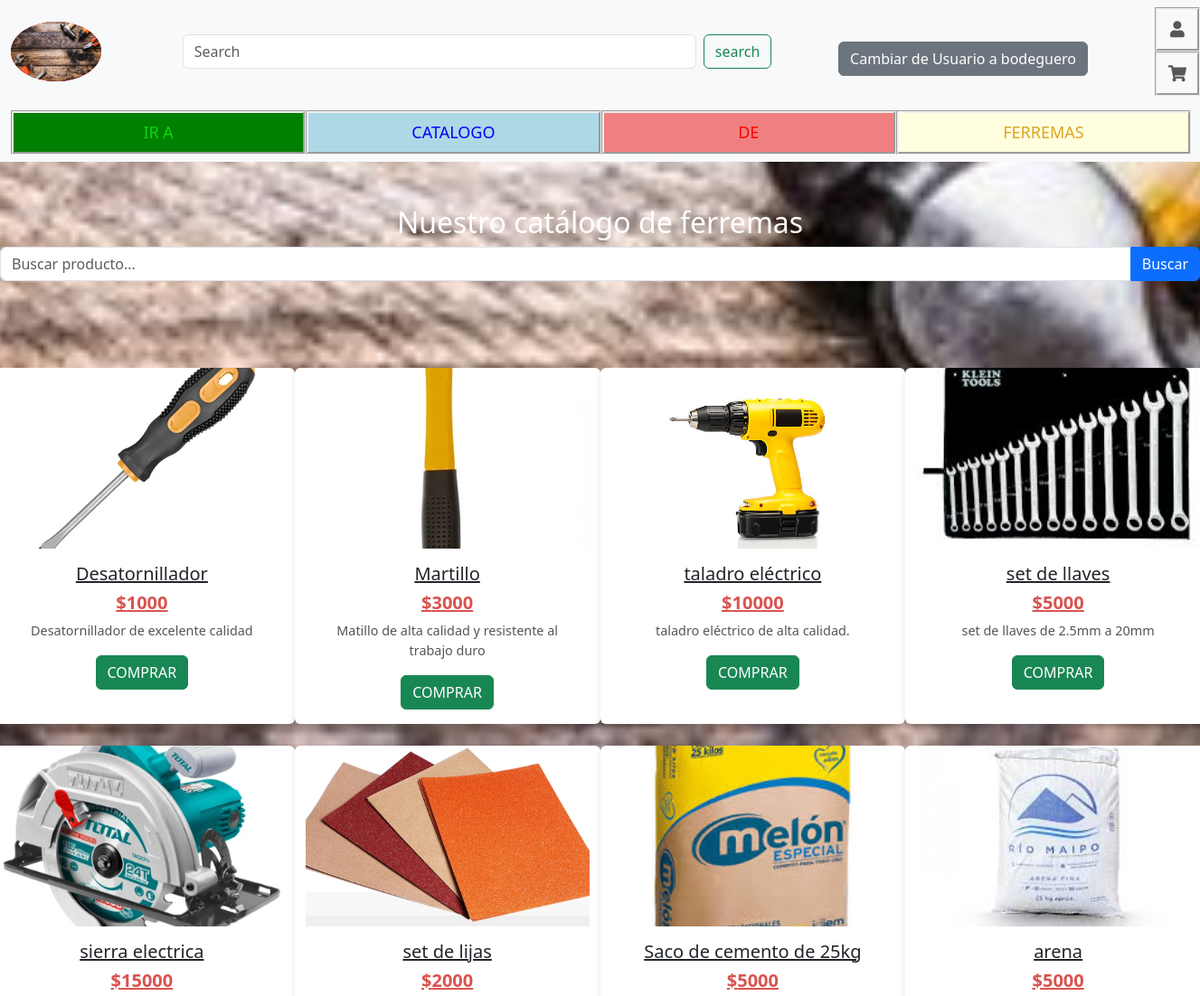
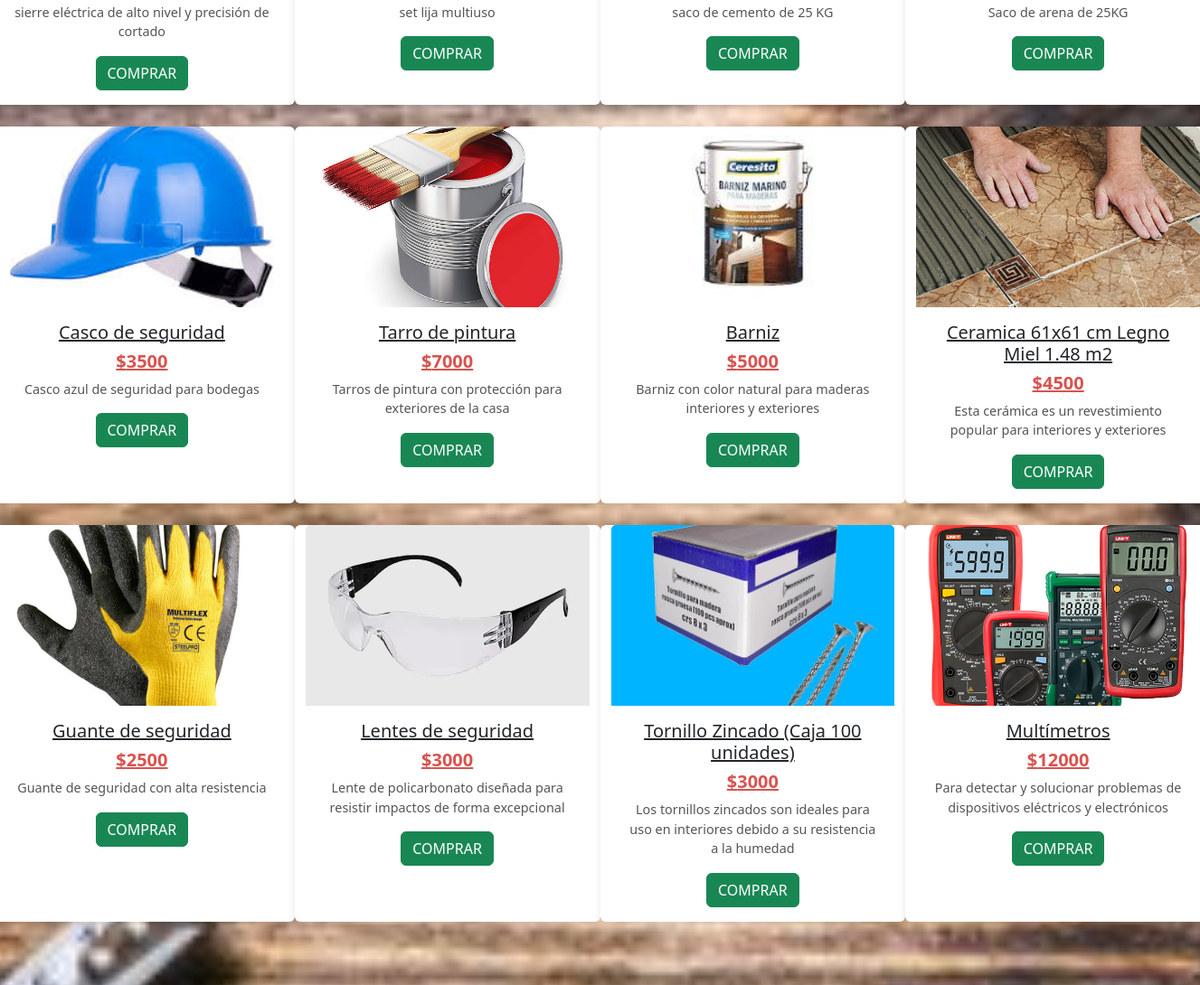
Before: /catalogo/ (upper part) with the older database file (2 pictures, top to bottom).
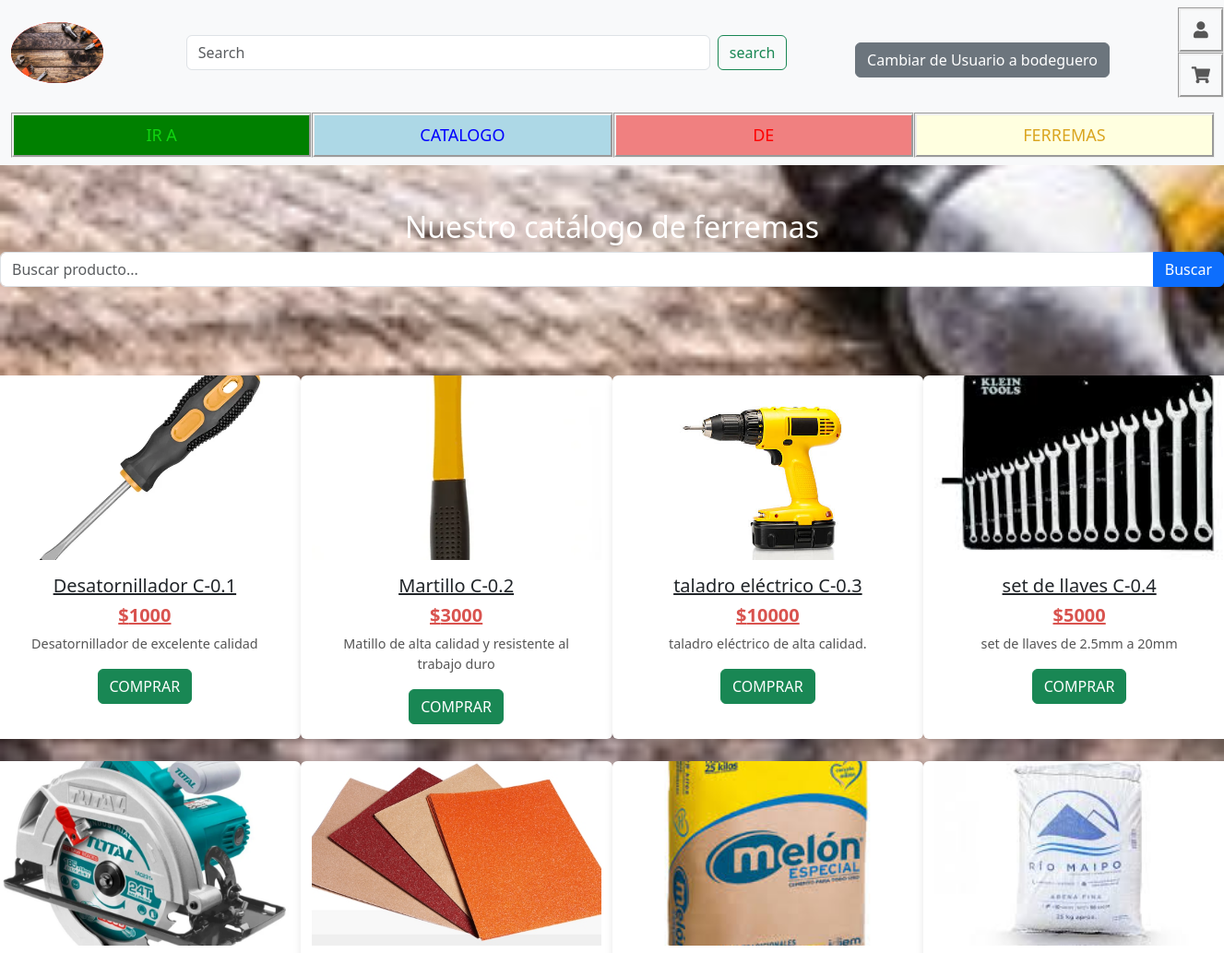
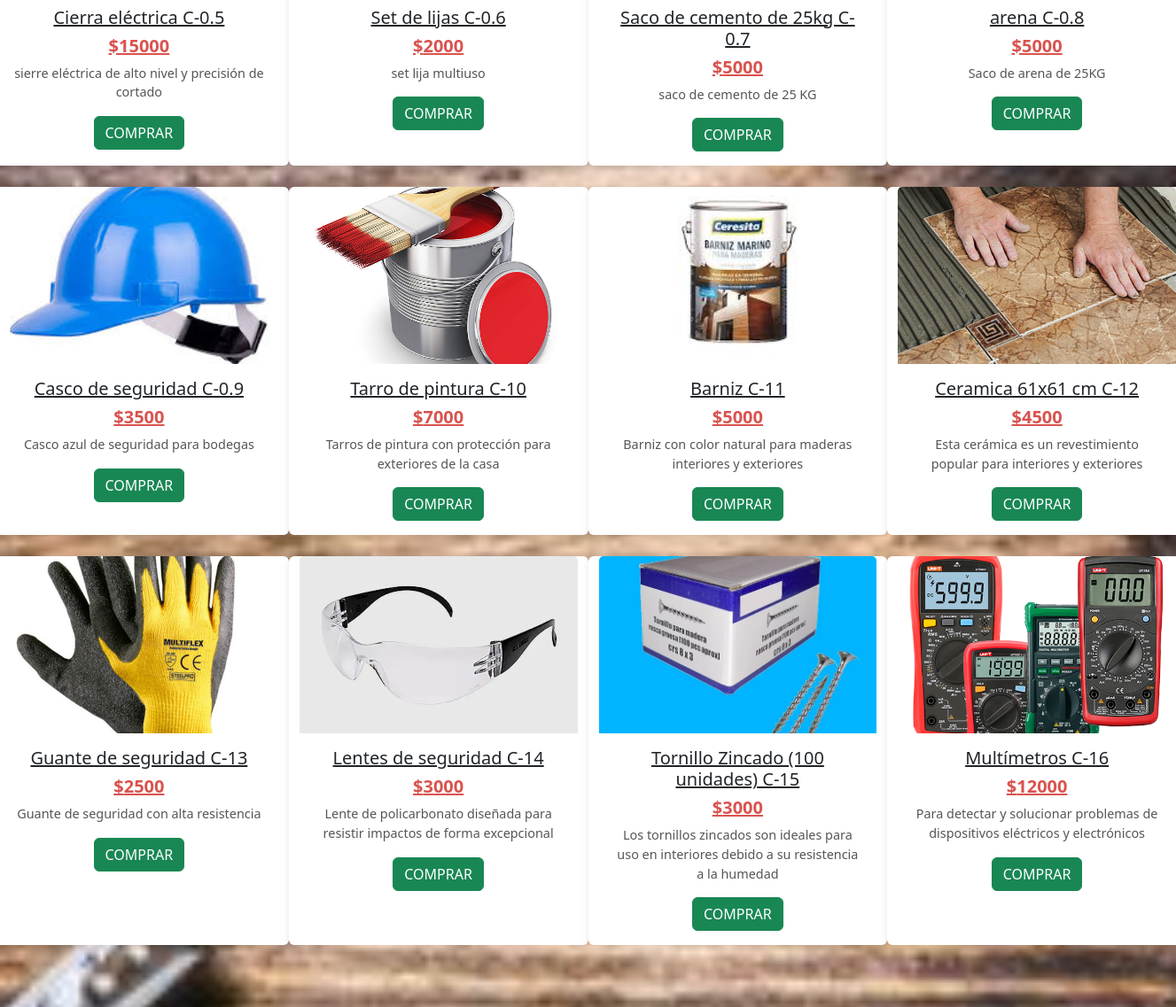
After: the same page with the newer database file (2 pictures, top to bottom).
### ZonaGamers/models.py (models this page shows, shortened)
class Juego(models.Model):
    nombre = models.CharField(max_length=40)
    precio = models.PositiveBigIntegerField()
    descripcion = models.TextField(max_length=100)
    imagen = models.ImageField(upload_to='juegos/', blank=True, null=True)

### ZonaGamers/views/render_views.py (the view)
# urls.py: path('catalogo/', render_views.catalogo, name="catalogo"),
def catalogo(request):
    query = request.GET.get('q')
    if query:
        juegos = Juego.objects.filter(nombre__icontains=query)
    else:
        juegos = Juego.objects.all()
    context = {
        "juegos": juegos,
        "mensaje_error": None,  # Inicializamos el mensaje de error como None
    }
    if query and not juegos.exists():
        context["mensaje_error"] = "No se encontraron los productos en el catalogo de ferremas."
    return render(request, 'pages/catalogo.html', context)

### ZonaGamers/context_processors.py (called while the page is built)
def user_context_processor(request):
    print(f'User:  {request.user.username}')
    return {
        'username': request.user.username,
        'is_authenticated': request.user.is_authenticated
    }

### ZonaGamers/templates/pages/catalogo.html (shortened to what this page needs)
{% extends '../base/base.html' %}
{% load static %}
{% block content %}
<div class="container mt-5">
  <div class="row">
      <h2 id="titulo_catalogo" class="text-center" style="color: white;">Nuestro catálogo de ferremas</h2>
  </div>
</div>
<div class="row">
    <form method="GET" action="{% url 'catalogo' %}" class="mb-5">
        <div class="input-group">
            <input type="text" class="form-control" name="q" placeholder="Buscar producto...">
            <button class="btn btn-primary" type="submit">Buscar</button>
        </div>
    </form>
</div>
<div class="row mt-5 d-flex card-container">
    {% for juego in juegos %}
    <div class="card card-catalogo col-lg-3 col-md-4 col-6 mb-4 text-center">
        {% if juego.imagen %}
            <img src="{{ juego.imagen.url }}" alt="{{ juego.nombre }}" class="card-img-top img-producto">
        {% else %}
            <img src="{% static 'images/last.avif' %}" alt="{{ juego.nombre }}" class="card-img-top img-producto">
        {% endif %}
        <div class="card-body">
            <h5 class="card-title">{{ juego.nombre }}</h5>
            <h5 class="card-price">${{ juego.precio }}</h5>
            <p class="card-description">{{ juego.descripcion }}</p>
            <a href="{% url 'add_to_cart' juego.id %}" class="btn btn-success btn-block">COMPRAR</a>
        </div>
    </div>
    {% empty %}
        <p>No hay juegos disponibles.</p>
    {% endfor %}
</div>
{% endblock %}

### ZonaGamers/templates/base/base.html (shortened to what this page needs)
<!DOCTYPE html>
<html lang="en">
<head>
    {% load static %}
    <link rel="stylesheet" href="{% static 'css/bootstrap.min.css'%}" />
    <link rel="stylesheet" href="https://cdnjs.cloudflare.com/ajax/libs/font-awesome/5.15.4/css/all.min.css" />
    <link rel="stylesheet" href="{% static 'css/Estilos.css' %}" />
</head>
<body id="body_index" style="background-image: url('{% static 'images/fondoferremas.jpg' %}'); background-size: cover; background-position: center; background-repeat: no-repeat; min-height: 100vh;">
    <header>
        <div>
            <nav class="navbar bg-body-tertiary">
                <div class="container-fluid" id="navbar1">
                    <a class="navbar-brand" href="/"><img src="{% static 'images/ferremass.jpg'%}" class="imagen_redondeada" /></a>
                    <form class="d-flex mx-auto w-50" role="search">
                        <input class="form-control me-2" type="search" placeholder="Search" aria-label="Search" />
                        <button class="btn btn-outline-success" type="submit">search</button>
                    </form>
              <div class="mt-3">
                <a href="{% url 'bodeguero' %}" class="btn btn-secondary">Cambiar de Usuario a bodeguero </a>
              </div>
                    <ul class="navbar-nav ms-auto row">
                        <li class="nav-item">
                            {% if is_authenticated %}
                            <a class="nav-link" href="{% url 'logout_user' %}">
                                <span class="fa-solid fa-right-from-bracket">logout</span>
                            </a>
                            {% else %}
                            <a class="nav-link" href="{% url 'login' %}">
                                <span class="fas fa-user"></span>
                            </a>
                            {% endif %}
                        </li>
                        <li class="nav-item">
                            <a class="nav-link" data-bs-toggle="offcanvas" href="#offcanvasExample" role="button" aria-controls="offcanvasExample">
                                <span class="fas fa-shopping-cart"></span>
                            </a>
                        </li>
                    </ul>
                </div>
            </nav>
        </div>
        <div class="container_nav">
            <nav class="navbar navbar-expand-lg bg-body-tertiary">
                <div class="container-fluid">
                    <div class="collapse navbar-collapse" id="navbarNav">
                        <ul class="navbar-nav row-cols-md-1">
                            <li class="nav-item" style="background-color: green">
                                <a class="nav-link" href="catalogo"><span style="color: rgb(16, 212, 16)">IR    A</span></a>
                            </li>
                            <li class="nav-item" style="background-color: lightblue">
                                <a class="nav-link" href="catalogo"><span style="color: blue">CATALOGO</span></a>
                            </li>
                            <li class="nav-item" style="background-color: lightcoral">
                                <a class="nav-link" href="catalogo"><span style="color: red">DE</span></a>
                            </li>
                            <li class="nav-item" style="background-color: lightyellow">
                                <a class="nav-link" href="catalogo"><span style="color: goldenrod">FERREMAS</span></a>
                            </li>
                        </ul>
                    </div>
                </div>
            </nav>
        </div>
    </header>
    {% block content %} {% endblock %}
</body>
</html>

### ZonaGamers/static/css/Estilos.css (style rules this page uses)
.imagen_redondeada { border-radius: 50%; overflow: hidden; background-color: rgb(255, 0, 0); width: 100px; }
.nav-link { font-size: large; text-align: center; font-weight: 500; }
.nav-item { border-radius: 1px; border-style: groove; }
h5 { text-decoration: underline; }
.img-producto { width: 100%; height: 200px; object-fit: cover; }
.card { border: none; box-shadow: 0 4px 8px rgba(0, 0, 0, 0.1); transition: transform 0.2s; }
.card-description { font-size: 0.9em; color: #555; }
.card-price { color: #d9534f; font-weight: bold; }

Changed rows visible on the page:
changed Juego "Desatornillador de excelente calidad": nombre "Desatornillador" → "Desatornillador C-0.1"
changed Juego "Matillo de alta calidad y resistente al trabajo duro": nombre "Martillo" → "Martillo C-0.2"
changed Juego "taladro eléctrico de alta calidad.": nombre "taladro eléctrico" → "taladro eléctrico C-0.3"
changed Juego "set de llaves de 2.5mm a 20mm": nombre "set de llaves" → "set de llaves C-0.4"
changed Juego "sierre eléctrica de alto nivel y precisión de cortado": nombre "sierra electrica" → "Cierra eléctrica C-0.5"
changed Juego "set lija multiuso": nombre "set de lijas" → "Set de lijas C-0.6"
changed Juego "saco de cemento de 25 KG": nombre "Saco de cemento de 25kg" → "Saco de cemento de 25kg C-0.7"
changed Juego "Saco de arena de 25KG": nombre "arena" → "arena C-0.8"
changed Juego "Casco azul de seguridad para bodegas": nombre "Casco de seguridad" → "Casco de seguridad C-0.9"
changed Juego "Tarros de pintura con protección para exteriores de la casa": nombre "Tarro de pintura" → "Tarro de pintura C-10"
changed Juego "Barniz con color natural para maderas interiores y exteriores": nombre "Barniz" → "Barniz C-11"
changed Juego "Esta cerámica es un revestimiento popular para interiores y exteriores": nombre "Ceramica 61x61 cm Legno Miel 1.48 m2" → "Ceramica 61x61 cm C-12"
changed Juego "Guante de seguridad con alta resistencia": nombre "Guante de seguridad" → "Guante de seguridad C-13"
changed Juego "Lente de policarbonato diseñada para resistir impactos de forma excepcional": nombre "Lentes de seguridad" → "Lentes de seguridad C-14"
changed Juego: nombre "Tornillo Zincado (Caja 100 unidades)" → "Tornillo Zincado (100 unidades) C-15"
changed Juego "Para detectar y solucionar problemas de dispositivos eléctricos y electrónicos": nombre "Multímetros" → "Multímetros C-16"
